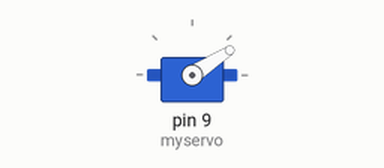
This sketch was run on a simulated Arduino Uno, built with avr-gcc and run on an emulated ATmega328P. On the bench: servo.

Above: at 0.05 s.
At 0.75 s:
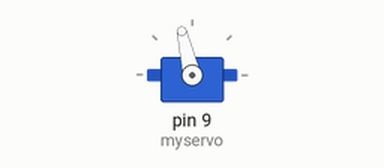
At 1.45 s:
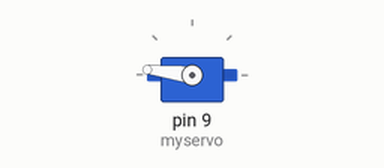
At 2.85 s:
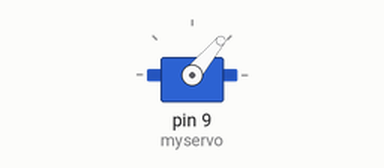
Timing chart, 0 to 7.0 s (numbered marks = the images above):
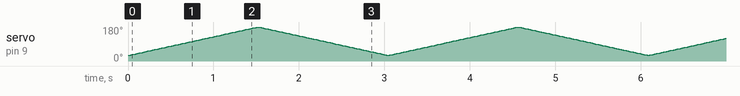

The sketch:

servo_sg90.ino
```cpp
#include <Servo.h>

Servo myservo;

void setup() {
  myservo.attach(9);
}

void loop() {
  for (int i = 30; i <= 180; i++) {
    myservo.write(i);
    delay(10);
  }

  for (int i = 180; i >= 30; i--){
    myservo.write(i);
    delay(10);
  }
}
```
